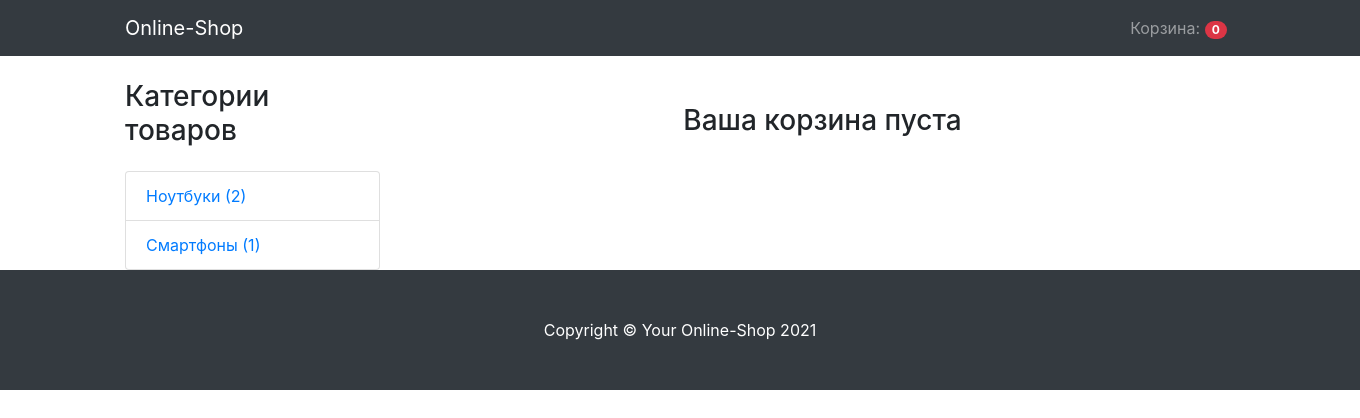
The app's page /cart/ (signed in), older data.
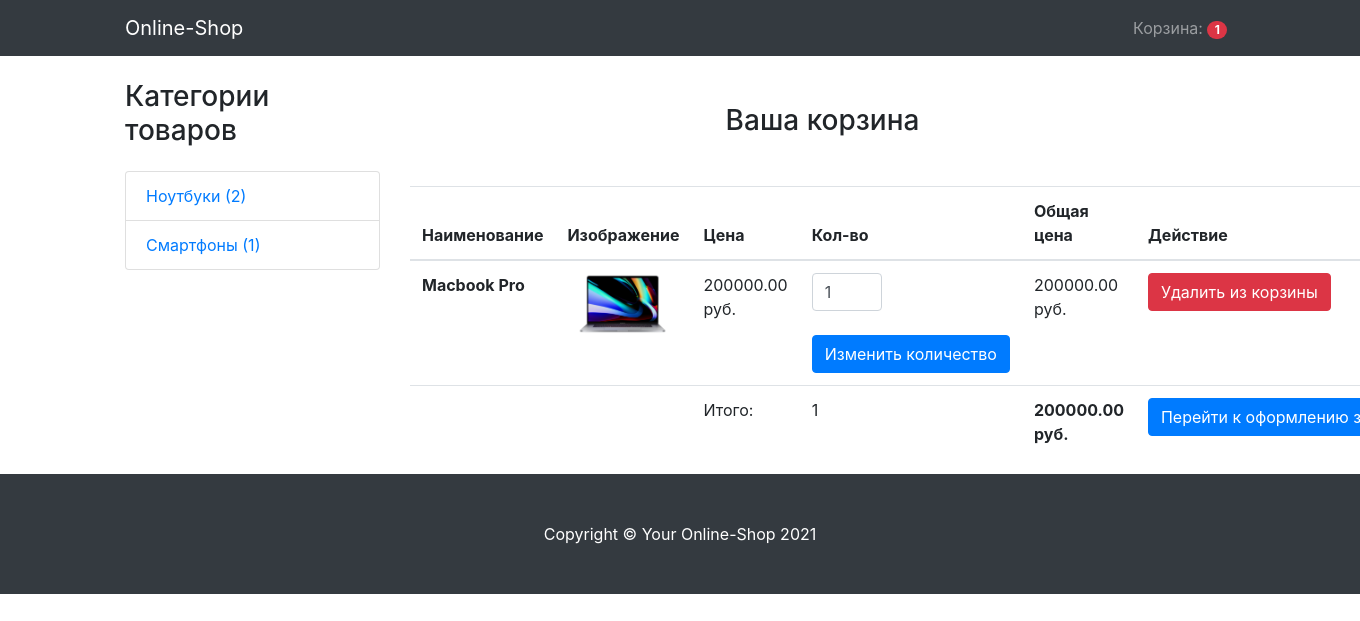
The same page, newer data.
### mainapp/models.py (models this page shows, shortened)
class Cart(models.Model):
    owner = models.ForeignKey(
        "Customer", null=True, verbose_name="Владелец", on_delete=models.CASCADE
    )
    products = models.ManyToManyField(
        CartProduct, blank=True, related_name="related_cart"
    )
    total_products = models.PositiveIntegerField(default=0)
    final_price = models.DecimalField(
        max_digits=9, default=0, decimal_places=2, verbose_name="Общая цена"
    )
    in_order = models.BooleanField(default=False)
    for_anonymous_user = models.BooleanField(default=False)

class Category(models.Model):
    name = models.CharField(max_length=255, verbose_name="Имя категории")
    slug = models.SlugField(unique=True)
    objects = CategoryManager()
    def get_absolute_url(self):
        return reverse("category_detail", kwargs={"slug": self.slug})

class CartProduct(models.Model):
    user = models.ForeignKey(
        "Customer", null=True, verbose_name="Покупатель", on_delete=models.CASCADE
    )
    cart = models.ForeignKey(
        "Cart",
        verbose_name="Корзина",
        on_delete=models.CASCADE,
        related_name="related_products",
    )
    content_type = models.ForeignKey(ContentType, on_delete=models.CASCADE)
    object_id = models.PositiveIntegerField()
    content_object = GenericForeignKey("content_type", "object_id")
    qty = models.PositiveIntegerField(default=1)
    final_price = models.DecimalField(
        max_digits=9, decimal_places=2, verbose_name="Общая цена"
    )

class Product(models.Model):
    class Meta:
        abstract = True
    category = models.ForeignKey(
        Category, verbose_name="Категория", on_delete=models.CASCADE
    )
    title = models.CharField(max_length=255, verbose_name="Наименование")
    slug = models.SlugField(unique=True)
    image = models.ImageField(verbose_name="Изображение")
    description = models.TextField(verbose_name="Описание", null=True)
    price = models.DecimalField(max_digits=9, decimal_places=2, verbose_name="Цена")
    def get_model_name(self):
        return self.__class__.__name__.lower()

class Notebook(Product):
    diagonal = models.CharField(max_length=255, verbose_name="Диагональ")
    display_type = models.CharField(max_length=255, verbose_name="Тип дисплея")
    processor_freq = models.CharField(max_length=255, verbose_name="Процесссор")
    ram = models.CharField(max_length=255, verbose_name="Оперативаня память")
    video = models.CharField(max_length=255, verbose_name="Видеокарта")

### mainapp/views.py (the view)
# urls.py: path("cart/", CartView.as_view(), name="cart"),
class CartView(CartMixin, View):
    def get(self, request):
        categories = Category.objects.get_categories_for_left_sidebar()
        context = {"cart": self.cart, "categories": categories}
        return render(request, "cart.html", context)

### mainapp/mixins.py (called while the page is built)
    def dispatch(self, request, *args, **kwargs):
        if request.user.is_authenticated:
            customer = Customer.objects.filter(user=request.user).first()
            if not customer:
                customer = Customer.objects.create(user=request.user)
            cart = Cart.objects.filter(owner=customer, in_order=False).first()
            if not cart:
                cart = Cart.objects.create(owner=customer)
        else:
            cart = Cart.objects.filter(for_anonymous_user=True).first()
            if not cart:
                cart = Cart.objects.create(for_anonymous_user=True)
        self.cart = cart
        return super().dispatch(request, *args, **kwargs)

### mainapp/models.py (called while the page is built)
    def get_queryset(self):
        return super().get_queryset()

    def get_categories_for_left_sidebar(self):
        model = get_models_for_count("notebook", "smartphone")
        qs = list(self.get_queryset().annotate(*model))
        data = [
            dict(
                name=c.name,
                url=c.get_absolute_url(),
                count=getattr(c, self.CATEGORY_NAME_COUNT_NAME[c.name]),
            )
            for c in qs
        ]
        return data

### mainapp/templates/cart.html (shortened to what this page needs)
{% extends 'base.html' %}
{% block content %}
<h3 class="text-center mt-5 mb-5">Ваша корзина {% if not cart.products.count %}пуста{% endif %}</h3>
{% if cart.products.count %}
<table class="table">
    <thead>
    <tr>
        <th scope="col">Наименование</th>
        <th scope="col">Изображение</th>
        <th scope="col">Цена</th>
        <th scope="col">Кол-во</th>
        <th scope="col">Общая цена</th>
        <th scope="col">Действие</th>
    </tr>
    </thead>
    <tbody>
    {% for item in cart.products.all %}
    <tr>
        <th scope="row">{{ item.content_object.title }}</th>
        <td class="w-25"><img class="img-fluid" src="{{ item.content_object.image.url }}"></td>
        <td>{{ item.content_object.price }} руб.</td>
        <td>
            <form action="{% url 'change_qty' ct_model=item.content_object.get_model_name slug=item.content_object.slug %}"
                  method="POST">
                <input class="form-control" min="1" name="qty" style="width: 70px;" type="number"
                       value="{{ item.qty }}">
                <br>
                <input class="btn btn-primary" type="submit" value="Изменить количество">
            </form>
        </td>
        <td>{{ item.final_price }} руб.</td>
        <td>
            <a href="{% url 'delete_from_cart' ct_model=item.content_object.get_model_name slug=item.content_object.slug %}">
                <button class="btn btn-danger">Удалить из корзины</button>
            </a>
        </td>
    </tr>
    {% endfor %}
    <tr>
        <td colspan="2"></td>
        <td>Итого:</td>
        <td>{{ cart.total_products }}</td>
        <td><strong>{{ cart.final_price }} руб.</strong></td>
        <td><a href="{% url 'checkout' %}">
            <button class="btn btn-primary">Перейти к оформлению заказа</button>
        </a></td>
    </tr>
    </tbody>
</table>
{% endif %}
{% endblock content %}

### mainapp/templates/base.html (shortened to what this page needs)
<!DOCTYPE html>
<html lang="en">
<head>
    <link href="https://maxcdn.bootstrapcdn.com/bootstrap/4.0.0/css/bootstrap.min.css"
 rel="stylesheet">
</head>
<body>
<nav class="navbar navbar-expand-lg navbar-dark bg-dark fixed-top">
    <div class="container">
        <a class="navbar-brand" href="{% url 'base' %}">Online-Shop</a>
        <div class="collapse navbar-collapse" id="navbarResponsive">
            <ul class="navbar-nav ml-auto">
                <li class="nav-item">
                    <a class="nav-link" href="{% url 'cart' %}">Корзина: <span class="badge badge-pill badge-danger">{{ cart.products.count }}</span></a>
                </li>
            </ul>
        </div>
    </div>
</nav>
<div class="container">
    <div class="row">
        <div class="col-lg-3">
            <h3 class="my-4">Категории товаров</h3>
            <div class="list-group">
                {% for category in categories %}
                <a class="list-group-item" href="{{ category.url }}">{{ category.name }} ({{ category.count }})</a>
                {% endfor %}
            </div>
        </div>
        <div class="col-lg-9">
            {% block content %}{% endblock content %}
        </div>
    </div>
</div>
<footer class="py-5 bg-dark">
    <div class="container">
        <p class="m-0 text-center text-white">Copyright &copy; Your Online-Shop 2021</p>
    </div>
</footer>
</body>
</html>

Row changes from the older to the newer data that the page shows:
changed Cart: products.count "0" → "1"; total_products (not shown) → "1"; final_price (not shown) → "200000.00"
added CartProduct: content_object "Macbook Pro", content_object.image (picture), content_object.price "200000.00", qty "1", final_price "200000.00"
Text that changed along with them:
text no longer shown: "пуста"
text now shown: "Наименование Изображение Цена Кол-во Общая цена Действие Итого: руб. Перейти к оформлению…"
